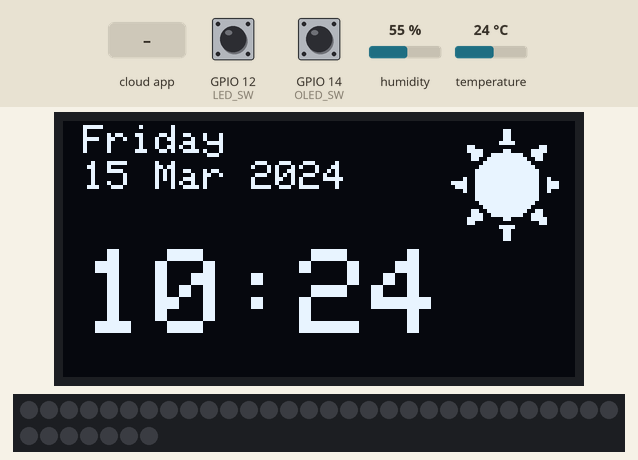
Recording of a program running on a simulated ESP32. Shown: 128×64 one-colour display, 37 RGB LEDs in strip order, left to right, continuing on the next row. Inputs (shaded band) come from the test bench; at power-on: GPIO 12 (LED_SW) LOW, GPIO 14 (OLED_SW) HIGH, humidity 55 %, temperature 24 °C. WiFi joins after 1.5 s; servers stay silent unless stated; the local clock reads 2024-03-15 10:24:30 at power-on unless the program sets it; the Firebase database answers and starts empty; what the program prints to the serial monitor is not drawn.

Above: at 2.8 s.
2.9 s: the phone or cloud app sets turnOffLEDs_mode to true
4.4 s: the phone or cloud app sets white_mode to true
At 4.9 s:
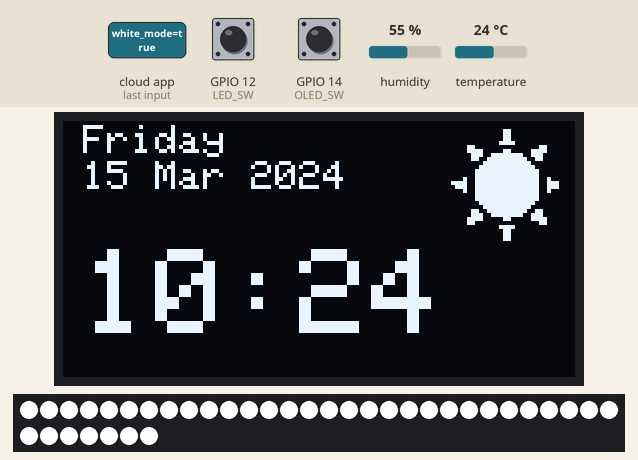
5.9 s: the phone or cloud app sets warm_mode to true
At 6.4 s:
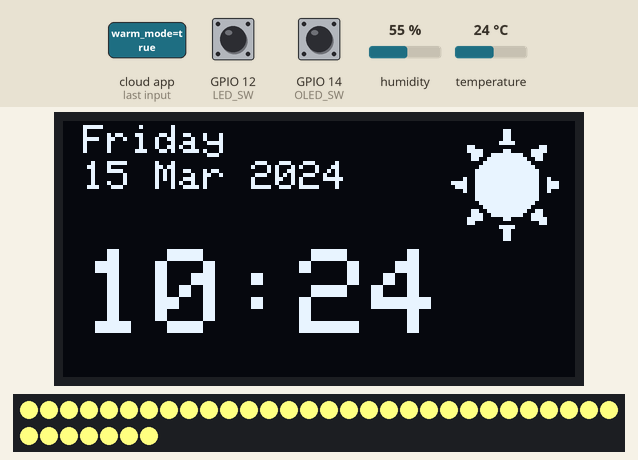
7.5 s: the phone or cloud app sets rgb_cycle_mode to true
At 11.0 s:
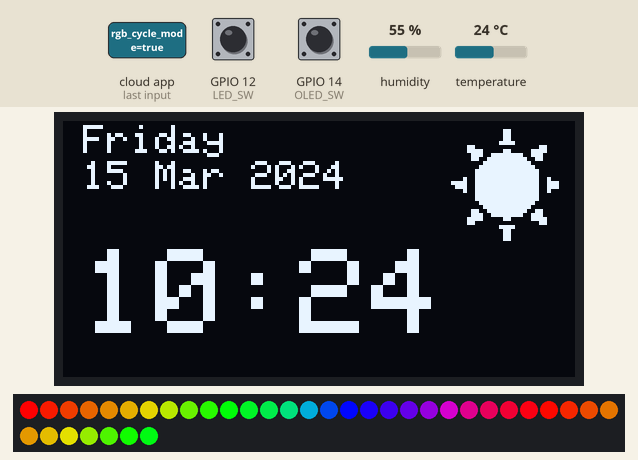
11.6 s: the phone or cloud app sets amethyst_mode to true
At 12.5 s:
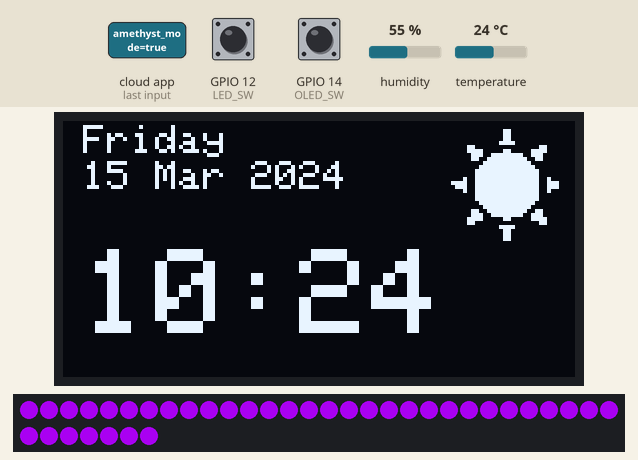
13.1 s: the phone or cloud app sets aquamarine_mode to true
At 14.3 s:
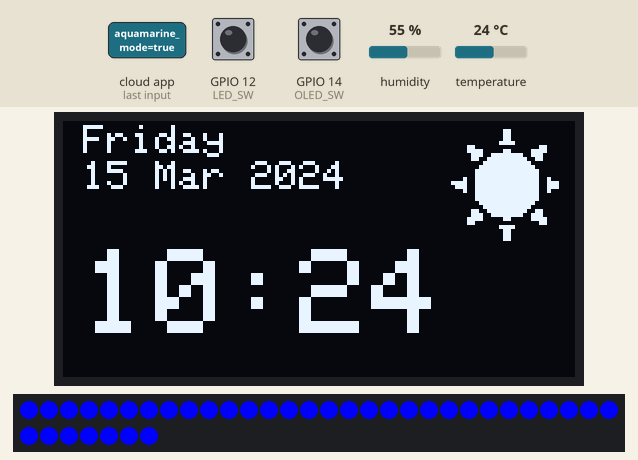
Timing chart, 0 to 16.1 s (numbered marks = the images above; inputs shaded):
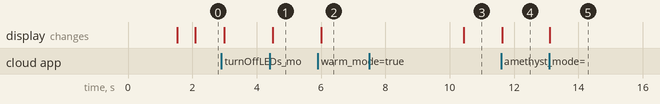

The program:

main.cpp
```cpp
#include <device.h>

void WifiConnect() {
  WiFi.mode(WIFI_STA);
  WiFi.begin(ssid, password);
  while (WiFi.waitForConnectResult() != WL_CONNECTED) {
    Serial.println("Connection Failed! Rebooting...");
    delay(5000);
    ESP.restart();
  }
  Serial.print("System connected with IP address: ");
  Serial.println(WiFi.localIP());
  Serial.printf("RSSI: %d\n", WiFi.RSSI());
}

void turnOffLEDs() {
  fill_solid(leds, NUM_LEDS, CRGB::Black);
  FastLED.show();
}

void whiteMode() {
  Serial.println("Entering white mode");
  // Set all LEDs to white
  fill_solid(leds, NUM_LEDS, CRGB::White);
  FastLED.show();
}

void blueMode() { //aquamarine_mode
  Serial.println("Entering Blue mode");
  fill_solid(leds, NUM_LEDS, CRGB::Blue);
  FastLED.show();
}

void redMode() { //crimson_mode
  Serial.println("Entering Red mode");
  fill_solid(leds, NUM_LEDS, CRGB::Red);
  FastLED.show();
}

void purpleMode() { //amethyst_mode
  Serial.println("Entering Purple mode");
  fill_solid(leds, NUM_LEDS, CRGB::DarkViolet);
  FastLED.show();
}

void mintMode() { //green
Serial.println("Entering Mint mode");
fill_solid(leds, NUM_LEDS, CRGB::Green);
FastLED.show();
}

void sunflowerMode() {
  Serial.println("Entering Sunflower mode");
  fill_solid(leds, NUM_LEDS, CRGB::Yellow);
  FastLED.show();
}

void warmMode() {
  Serial.println("Entering warm mode");
  // Set all LEDs to a warm color (e.g., soft orange)
  fill_solid(leds, NUM_LEDS, CRGB(255, 255, 128));  // Adjust the RGB values for the desired warm color
  FastLED.show();
}

void rgbCycleMode() {
  Serial.println("Entering RGB cycle mode");
  // Set the RGB cycle mode flag to true
  rgbCycleFlag = true;

  do {
    for (int i = 0; i < 256; ++i) {
      for (int j = 0; j < NUM_LEDS; ++j) {
        leds[j] = CHSV(i + (j*10), 255, 255);
      }
      FastLED.show();
      delay(10);
    }
    // // Check for conditions to interrupt the loop
if (Firebase.RTDB.getBool(&fbdo, "/")) {
    rgbCycleFlag = false;
    break;
  }

  } while (rgbCycleFlag);
}

void showTime() {
  time_t currentTime = time(nullptr);
  struct tm *localTime = localtime(&currentTime);

  char formattedDay[20];
  strftime(formattedDay, sizeof(formattedDay), "%A", localTime);

  char formattedDate[20];
  strftime(formattedDate, sizeof(formattedDate), "%d %b %Y", localTime); // Format for day, day-month-year

  char formattedTime[20];
  strftime(formattedTime, sizeof(formattedTime), "%H:%M", localTime);

  // Serial.println(formattedDate);
  // Serial.println(formattedTime);

  // Determine whether it's morning or night
  bool isMorning = localTime->tm_hour >= 5 && localTime->tm_hour < 18;
  display.clearDisplay();

  if (isMorning) {
    display.drawBitmap(96, 1, morning_icon, 32, 32, 1);
  } else {
    display.drawBitmap(96, 1, night_icon, 32, 32, 1);
  }
  display.setTextColor(SSD1306_WHITE);
  display.setTextSize(1);  // Text size for day
  int dayX = 5;
  int dayY = 1;

  display.setCursor(dayX, dayY);
  display.println(formattedDay);

  display.setTextSize(1);  // Text size for date
  int dateX = 5;
  int dateY = 10;

  display.setCursor(dateX, dateY);
  display.println(formattedDate);

  display.setTextSize(3);  // Text size for time
  int timeX = 5;
  int timeY = 32;

  // Print the formatted time on the OLED display
  display.setCursor(timeX, timeY);
  display.println(formattedTime);

  display.display();
}

void readAHTSensor() {
  display.clearDisplay();
  display.setTextColor(SSD1306_WHITE);
  // display temperature
  display.drawBitmap(30, 5, temperature_icon, 16, 16 ,1);
  display.setTextSize(3);
  display.setCursor(50,5);
  display.print(temperature.temperature, 0);
  display.print("");
  display.setTextSize(1);
  display.cp437(true);
  display.write(167);
  display.setTextSize(2);
  display.print("C");

  // display humidity
  display.drawBitmap(30, 40, humidity_icon, 16, 16 ,1);
  display.setTextSize(3);
  display.setCursor(50, 40);
  display.print(humidity.relative_humidity, 0);
  display.print("%");

  display.display();
}

void onFirebaseStream(FirebaseStream data) {
  Serial.println("New data received:");
  Serial.println(data.dataPath());
  Serial.println(data.dataType());
  Serial.println(data.payload());

  // Parse the data path to determine the mode
  String modePath = data.dataPath();
  String dataPath = data.dataPath();

  // Parse the data payload to determine the mode state
  bool modeState = strcmp(data.payload().c_str(), "true") == 0;

  Serial.print("Mode Path: ");
  Serial.println(modePath);
  Serial.print("Mode State: ");
  Serial.println(modeState);

  if (modePath == "/turnOffLEDs_mode") {
    Serial.println("In turn off condition");
      if (modeState) {
        Serial.println("turnOffLEDs_Mode() called");
        turnOffLEDs();
      }
  } else if (modePath == "/white_mode") {
    Serial.println("In white_mode condition");
    if (modeState) {
      Serial.println("whiteMode() called");
      whiteMode();
    } else {
      // If white_mode is turned off, turn off LEDs
      turnOffLEDs();
    }
  } else if (modePath == "/warm_mode") {
    Serial.println("In warm_mode condition");
    if (modeState) {
      Serial.println("warmMode() called");
      warmMode();
    } else {
      // If warm_mode is turned off, turn off LEDs
      turnOffLEDs();
    }
  } else if (modePath == "/rgb_cycle_mode") {
    Serial.println("In rgb_cycle_mode condition");
    if (modeState) {
      Serial.println("rgbCycleMode() called");
      rgbCycleMode();
    } else {
      // If rgb_cycle_mode is turned off, turn off LEDs
      turnOffLEDs();
    }
  } else if (modePath == "/amethyst_mode"){
    Serial.println("In amethyst_mode condition");
    if (modeState) {
      purpleMode();
    } else {
      turnOffLEDs();
    }
  } else if (modePath == "/aquamarine_mode"){
    Serial.println("in aquamarine_mode condition");
    if (modeState) {
      blueMode();
    } else {
      turnOffLEDs();
    }
  } else if (modePath == "/crimson_mode"){
    Serial.println("in crimson_mode condition");
    if (modeState) {
      redMode();
    } else {
      turnOffLEDs();
    }
  } else if (modePath == "/mint_mode"){
    Serial.println("in mint_mode condition");
    if (modeState) {
      mintMode();
    } else {
      turnOffLEDs();
    }
  } else if (modePath == "/sunflower_mode"){
    Serial.println("in sunflower_mode condition");
    if (modeState){
      sunflowerMode();
    } else {
      turnOffLEDs();
    }
  }
}
void setup() {
  Serial.begin(115200);
  WifiConnect();
  FastLED.addLeds<WS2812B, LED_PIN, GRB>(leds, NUM_LEDS);
  Wire.begin();
  configTime(7 * 3600, 0, "pool.ntp.org");  // Set the UTC offset for Jakarta time and NTP server
  pinMode(OLED_SW, INPUT_PULLUP);
  pinMode(LED_PIN, OUTPUT);
  // Initialize with the I2C oled
  if (!display.begin(SSD1306_SWITCHCAPVCC, 0X3C)) {
    Serial.println(F("SSD1306 allocation failed"));
    for (;;);
  }
  // Initialize AHT10 sensor
  if (!aht.begin()) {
    Serial.println(F("Couldn't find AHT10 sensor!"));
    for (;;) {}
  }
  display.clearDisplay();
  Serial.println(" & Connecting to Firebase...");
  Firebase_Init("LED_mode");
  Serial.println("System ready.");
}
void loop() {
  unsigned long currentMillis = millis();
  if (currentMillis - lastAHT10data >= 1000) {
    lastAHT10data = currentMillis;
    // Read sensor data
    aht.getEvent(&humidity, &temperature);
       Serial.print("Temperature: ");
    Serial.print(temperature.temperature, 1);
    Serial.println(" °C");
    Serial.print("Humidity: ");
    Serial.print(humidity.relative_humidity, 1);
    Serial.println("%");
    // Set the temperature and humidity values in Firebase
    Firebase.RTDB.setFloat(&fbdo, "/sensors/temperature", temperature.temperature);
    Firebase.RTDB.setFloat(&fbdo, "/sensors/humidity", humidity.relative_humidity);
  }
  buttonStateOLED = digitalRead(OLED_SW);
  if (buttonStateOLED != lastButtonStateOLED) {     // Button state has changed
    if (buttonStateOLED == LOW) {               // Button is pressed
      OLEDshow = !OLEDshow;
      delay(50);                           // Debounce delay
    }
    lastButtonStateOLED = buttonStateOLED;
  }
  if (OLEDshow) {
    readAHTSensor();
  } else {
    showTime();
  }
 buttonStateLED = digitalRead(LED_SW);

  // Check if the button is pressed
  if (buttonStateLED == HIGH) {
    delay(50);  // Debounce delay

    // Increment the state
    currentState = (currentState + 1) % 2;

    // Call the corresponding void function based on the current state
    switch (currentState) {
      case 0:
        whiteMode();
        break;
      case 1:
        turnOffLEDs();
        break;
    }
    // Print the current state to the serial monitor
    Serial.print("Current State: ");
    Serial.println(currentState);
    // Wait for the button to be released before allowing another state change
    while (digitalRead(LED_SW) == HIGH) {
      delay(50);
    }
  }
}
```

device.h
```cpp
#include <Arduino.h>
#include <Adafruit_SSD1306.h>
#include <Adafruit_AHTX0.h>
#include <FastLED.h>
#include <firebase.h>
#include <icon.h>
#include <NTPClient.h>
#include <WiFi.h>
#include <WiFiUdp.h>
#include <Wire.h>
// #include <WiFiManager.h>

#define OLED_SW 14
#define LED_SW 12
#define LED_PIN 13
#define NUM_LEDS 37
#define SCREEN_WIDTH 128
#define SCREEN_HEIGHT 64

// WiFiManager wifiManager;
CRGB leds[NUM_LEDS];
WiFiUDP ntpUDP;
NTPClient timeClient(ntpUDP, "pool.ntp.org");
Adafruit_AHTX0 aht;
sensors_event_t humidity, temperature;
Adafruit_SSD1306 display(SCREEN_WIDTH, SCREEN_HEIGHT, &Wire, -1);
const char *ssid = "Nahar_Deco";
const char *password = "Nahar1407";

int currentState = 0;
bool buttonStateLED = false;
bool lastButtonStateLED = false;
bool buttonStateOLED = false;
bool lastButtonStateOLED = false;
bool OLEDshow = false;
bool RGBshow = false;
bool allowFirebaseUpdate = true;
volatile bool rgbCycleFlag = false;
unsigned long lastAHT10data = 0;

volatile bool buttonPressed = false;
volatile unsigned long lastButtonPressTime = 0;
const unsigned long buttonDebounceInterval = 50;
```

firebase.cpp
```cpp
#include "firebase.h"

#define FIREBASE_HOST "https://wifi-manager-test-9cd89-default-rtdb.asia-southeast1.firebasedatabase.app/"
#define FIREBASE_AUTH "SG0TnoWYpBaFPBPUt4WLobhrFh7rkqp2A0XcqoVQ"

FirebaseData fbdo;
FirebaseConfig fbConfig;
FirebaseData fbdoStream;

// Placeholder for onFirebaseStream function
void onFirebaseStream(FirebaseStream dataStream) {
  // Handle Firebase stream data if needed
}
void Firebase_Init(const String& streamPath) {
  FirebaseAuth fbAuth;
  fbConfig.host = FIREBASE_HOST;
  fbConfig.signer.tokens.legacy_token = FIREBASE_AUTH;
  Firebase.begin(&fbConfig, &fbAuth);
  Firebase.reconnectWiFi(true);

  fbdo.setResponseSize(1024);
  Firebase.RTDB.setwriteSizeLimit(&fbdo, "medium");

  while (!Firebase.ready()) {
    Serial.println("Connecting to Firebase...");
    delay(1000);
  }
  Serial.println("Connected to Firebase");

  String path = streamPath;

  if (Firebase.RTDB.beginStream(&fbdoStream, path.c_str())) {
    Serial.printf("Firebase stream on %s \n", path);
    Firebase.RTDB.setStreamCallback(&fbdoStream, onFirebaseStream, onFirebaseStreamTimeout);
  } else {
    Serial.printf("Firebase stream failed: %s", fbdoStream.errorReason());
  }
}

void onFirebaseStreamTimeout(bool timeout) {
  // Handle Firebase stream timeout if needed
}
```

firebase.h
```cpp
#ifndef __FIREBASE_H__
#define __FIREBASE_H__
#include <Firebase_ESP_Client.h>
extern FirebaseData fbdo;
void Firebase_Init(const String& streamPath);
void onFirebaseStream(FirebaseStream data);
void onFirebaseStreamTimeout(bool timeout);
#endif
```

Source omitted: icon.h (data table, 3178 bytes)
